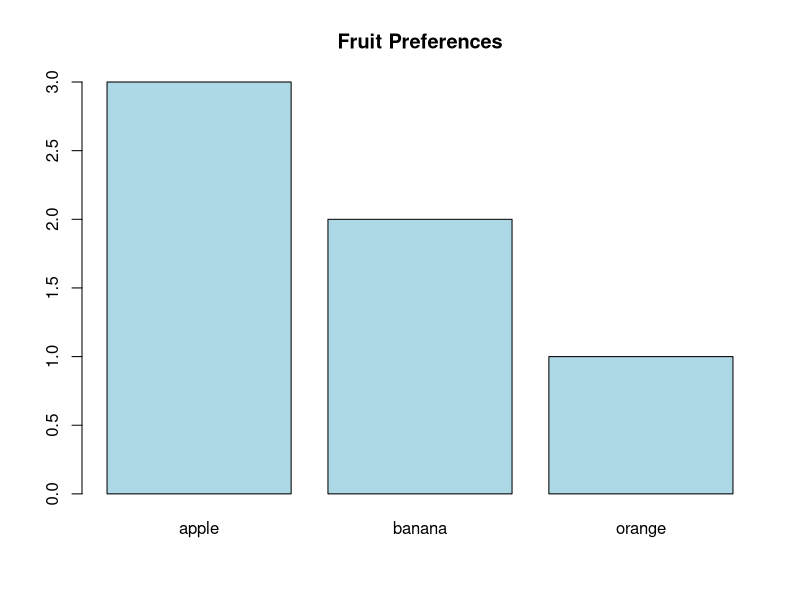
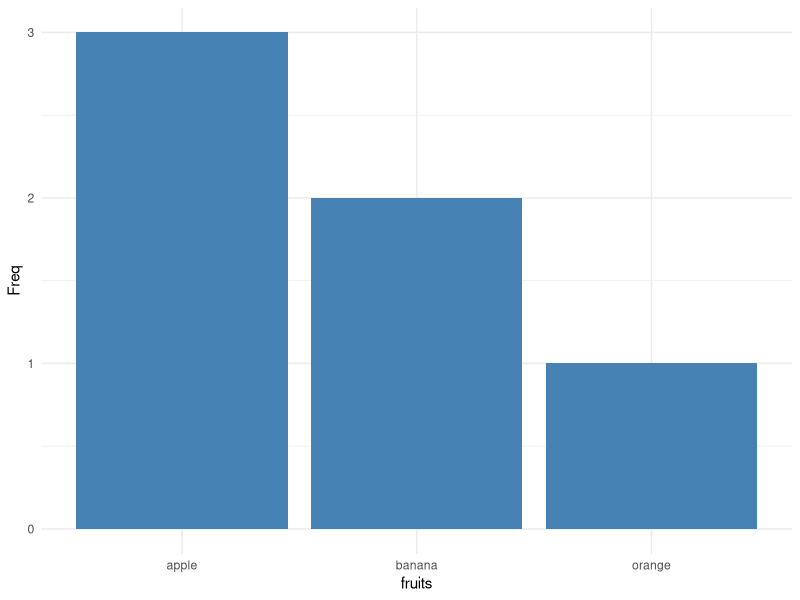

These figures' R source, in order:
## ---- chunk 1
colors <- c("red", "blue", "red", "green", "blue", "blue")
color_table <- table(colors)
print(color_table)
## ---- chunk 2
survey_data <- data.frame(
  Gender = c("Male", "Female", "Female", "Male", "Female"),
  AgeGroup = c("18-25", "26-35", "18-25", "36-45", "18-25")
)

gender_table <- table(survey_data$Gender)
print(gender_table)
## ---- chunk 3
age_gender_table <- table(survey_data$Gender, survey_data$AgeGroup)
print(age_gender_table)
## ---- chunk 4
age_gender_margins <- addmargins(age_gender_table)
print(age_gender_margins)
## ---- chunk 5
fruits <- c("apple", "banana", "apple", "orange", "banana", "apple")
fruit_table <- table(fruits)
print(fruit_table)
## ---- chunk 6
age_group_table <- table(survey_data$AgeGroup)
print(age_group_table)
## ---- chunk 7
table(survey_data$Gender, useNA = "ifany")
## ---- chunk 8
barplot(fruit_table, main = "Fruit Preferences", col = "lightblue")
## ---- chunk 9
library(ggplot2)
ggplot(as.data.frame(fruit_table), aes(x = fruits, y = Freq)) +
  geom_bar(stat = "identity", fill = "steelblue") +
  theme_minimal()
## ---- chunk 10
library(dplyr)
survey_data %>%
  count(Gender, AgeGroup) %>%
  table()
## ---- chunk 11
library(tidyr)
survey_data %>%
  complete(Gender, AgeGroup) %>%
  table()
